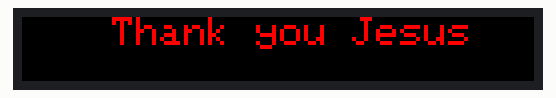
Simulated run of this sketch. Board: ESP32. Parts: 256×32 colour display. What the sketch prints to the serial monitor is not drawn.

Above: at 0.1 s.
At 5.07 s:
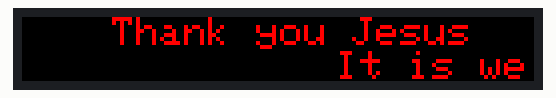
At 10.0 s:
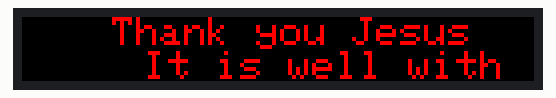
At 19.99 s:
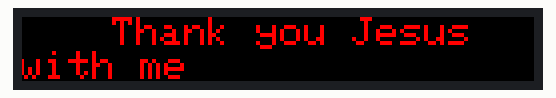
At 29.9 s:
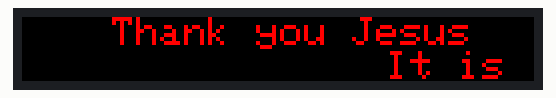
At 39.88 s:
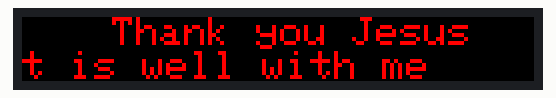

The sketch:

MediBoard_esp32_with_Scrolling.ino
```cpp
#include <ESP32-VirtualMatrixPanel-I2S-DMA.h>

#define PANEL_RES_X 64
#define PANEL_RES_Y 32
#define PANEL_CHAIN 4   // 4 panels chained → 256x32 display

MatrixPanel_I2S_DMA *dma_display = nullptr;
uint16_t myBLACK, myGREEN, myRED;

int scrollX;   // position for scrolling text
const char* message = "It is well with me   "; // add spaces for smooth loop

void setup() {
  Serial.begin(115200);
  Serial.println("Starting matrix test...");

  HUB75_I2S_CFG mxconfig(PANEL_RES_X, PANEL_RES_Y, PANEL_CHAIN);

  // Pin config (adjust to your wiring)
  mxconfig.gpio.r1 = 25;
  mxconfig.gpio.g1 = 26;
  mxconfig.gpio.b1 = 27;
  mxconfig.gpio.r2 = 14;
  mxconfig.gpio.g2 = 12;
  mxconfig.gpio.b2 = 13;
  mxconfig.gpio.a  = 23;
  mxconfig.gpio.b  = 22;
  mxconfig.gpio.c  = 5;
  mxconfig.gpio.d  = 17;
  mxconfig.gpio.e  = 32;     // Only needed for 64px height
  mxconfig.gpio.lat= 4;
  mxconfig.gpio.oe = 15;
  mxconfig.gpio.clk= 16;

  mxconfig.clkphase = false;
  mxconfig.driver = HUB75_I2S_CFG::FM6124;

  dma_display = new MatrixPanel_I2S_DMA(mxconfig);

  if (!dma_display->begin()) {
    Serial.println("Matrix initialization failed!");
    while(1);
  }

  dma_display->setBrightness8(90);
  dma_display->clearScreen();

  myBLACK = dma_display->color565(0, 0, 0);
  myGREEN = dma_display->color565(0, 255, 0);
  myRED   = dma_display->color565(255, 0, 0);

  // start scrolling text just off-screen to the right
  scrollX = dma_display->width();
}

void loop() {
  // Always clear everything first
  dma_display->fillScreen(myBLACK);

  // === Top static message ===
  dma_display->setTextSize(2);
  dma_display->setTextColor(myRED);
  dma_display->setCursor(45, 0);      // top half (y=2)
  dma_display->print("Thank you Jesus");

  // === Bottom scrolling message ===
  dma_display->setTextSize(2);
  dma_display->setTextColor(myRED);
  dma_display->setCursor(scrollX, 17); // bottom half (y=18)
  dma_display->print(message);

  // move scrolling text left
  scrollX--;

  // reset once message has fully left the screen
  int16_t textWidth = strlen(message) * 12; // ~12px per char at size=2
  if (scrollX < -textWidth) {
    scrollX = dma_display->width();
  }

  delay(50); // adjust speed (smaller = faster)
}
```
